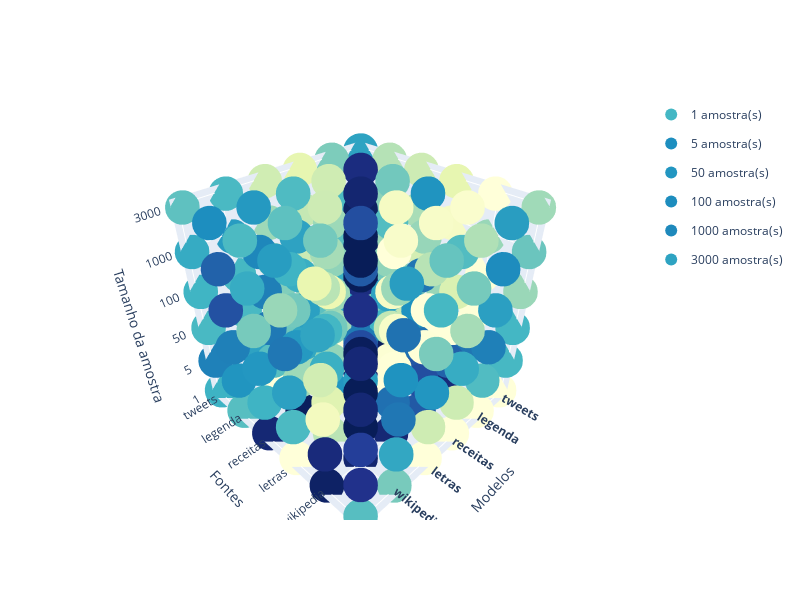

Here is the notebook cell this chart was saved with:
### Code cell
# célula que cria o plot 3d de convergência
fig = go.Figure()
for i in range(6):
    df_sec = df[df['sample_size'] == i]

    fig.add_trace(go.Scatter3d(x = df_sec['x'], y = df_sec['y'], z = df_sec['sample_size'],
    mode='markers',
    showlegend=True,
    name=f'{sample_sizes[i]} amostra(s)',
    legendgroup=f'group {i}',
    hovertext=df_sec['score'],
    marker=dict(
        size=12,
        color=df_sec['score'],
        colorscale='YlGnBu',              
        cmax=0.6,
    )
    ))

fig.update_layout(
    scene = dict(
            xaxis = dict(
                tickmode = 'array',
                tickvals = [0, 1, 2, 3, 4, 5],
                ticktext = [f"<b>{model}</b>" for model in model_names],
                title = "Modelos",
            ),
            yaxis = dict(
                tickmode = 'array',
                tickvals = [0, 1, 2, 3, 4, 5],
                ticktext = model_names,
                title = "Fontes"
            ),
            zaxis = dict(
                tickmode = 'array',
                tickvals = [0, 1, 2, 3, 4, 5],
                ticktext = sample_sizes,
                title = "Tamanho da amostra"
            ),
        ),
    height=600,
    width=800,
)

### Figure 1 — Plotly figure (JSON) as saved in the notebook; plotly's stock layout.template omitted (floating-point values rounded to 4 significant figures)
{"data": [{"hovertext": [0.3137, 0.2327, 0, 0, 0.4604, 0.3242, 0, 0.4412, 0, 0.2006, 0, 0.29, 0.5661, 0.6243, 0.5967, 0.386, 0.6292, 0.5988, 0.2191, 0.4904, 0, 0.6354, 0.173, 0, 0.4642, 0.5911, 0.4869, 0.5978, 0.6054, 0.618, 0, 0, 0, 0, 0.2477, 0.29], "legendgroup": "group 0", "marker": {"cmax": 0.6, "color": [0.3137, 0.2327, 0, 0, 0.4604, 0.3242, 0, 0.4412, 0, 0.2006, 0, 0.29, 0.5661, 0.6243, 0.5967, 0.386, 0.6292, 0.5988, 0.2191, 0.4904, 0, 0.6354, 0.173, 0, 0.4642, 0.5911, 0.4869, 0.5978, 0.6054, 0.618, 0, 0, 0, 0, 0.2477, 0.29], "colorscale": [[0, "rgb(255,255,217)"], [0.125, "rgb(237,248,177)"], [0.25, "rgb(199,233,180)"], [0.375, "rgb(127,205,187)"], [0.5, "rgb(65,182,196)"], [0.625, "rgb(29,145,192)"], [0.75, "rgb(34,94,168)"], [0.875, "rgb(37,52,148)"], [1, "rgb(8,29,88)"]], "size": 12}, "mode": "markers", "name": "1 amostra(s)", "showlegend": true, "type": "scatter3d", "x": [0, 1, 2, 3, 4, 5, 0, 1, 2, 3, 4, 5, 0, 1, 2, 3, 4, 5, 0, 1, 2, 3, 4, 5, 0, 1, 2, 3, 4, 5, 0, 1, 2, 3, 4, 5], "y": [0, 0, 0, 0, 0, 0, 1, 1, 1, 1, 1, 1, 2, 2, 2, 2, 2, 2, 3, 3, 3, 3, 3, 3, 4, 4, 4, 4, 4, 4, 5, 5, 5, 5, 5, 5], "z": [0, 0, 0, 0, 0, 0, 0, 0, 0, 0, 0, 0, 0, 0, 0, 0, 0, 0, 0, 0, 0, 0, 0, 0, 0, 0, 0, 0, 0, 0, 0, 0, 0, 0, 0, 0]}, {"hovertext": [0.4418, 0.4014, 0.336, 0.3162, 0.4053, 0.4594, 0.297, 0.5531, 0.2624, 0.3947, 0.3408, 0.4306, 0.2311, 0.3699, 0.4686, 0.2782, 0.2673, 0.3714, 0.0876, 0.4808, 0.0974, 0.4152, 0.1825, 0.355, 0.4753, 0.5026, 0.5344, 0.4825, 0.648, 0.6072, 0.3611, 0.3492, 0.2158, 0.2151, 0.3956, 0.588], "legendgroup": "group 1", "marker": {"cmax": 0.6, "color": [0.4418, 0.4014, 0.336, 0.3162, 0.4053, 0.4594, 0.297, 0.5531, 0.2624, 0.3947, 0.3408, 0.4306, 0.2311, 0.3699, 0.4686, 0.2782, 0.2673, 0.3714, 0.0876, 0.4808, 0.0974, 0.4152, 0.1825, 0.355, 0.4753, 0.5026, 0.5344, 0.4825, 0.648, 0.6072, 0.3611, 0.3492, 0.2158, 0.2151, 0.3956, 0.588], "colorscale": [[0, "rgb(255,255,217)"], [0.125, "rgb(237,248,177)"], [0.25, "rgb(199,233,180)"], [0.375, "rgb(127,205,187)"], [0.5, "rgb(65,182,196)"], [0.625, "rgb(29,145,192)"], [0.75, "rgb(34,94,168)"], [0.875, "rgb(37,52,148)"], [1, "rgb(8,29,88)"]], "size": 12}, "mode": "markers", "name": "5 amostra(s)", "showlegend": true, "type": "scatter3d", "x": [0, 1, 2, 3, 4, 5, 0, 1, 2, 3, 4, 5, 0, 1, 2, 3, 4, 5, 0, 1, 2, 3, 4, 5, 0, 1, 2, 3, 4, 5, 0, 1, 2, 3, 4, 5], "y": [0, 0, 0, 0, 0, 0, 1, 1, 1, 1, 1, 1, 2, 2, 2, 2, 2, 2, 3, 3, 3, 3, 3, 3, 4, 4, 4, 4, 4, 4, 5, 5, 5, 5, 5, 5], "z": [1, 1, 1, 1, 1, 1, 1, 1, 1, 1, 1, 1, 1, 1, 1, 1, 1, 1, 1, 1, 1, 1, 1, 1, 1, 1, 1, 1, 1, 1, 1, 1, 1, 1, 1, 1]}, {"hovertext": [0.3996, 0.3564, 0.2432, 0.2789, 0.3362, 0.3364, 0.2949, 0.5581, 0.2554, 0.3831, 0.4387, 0.4301, 0.275, 0.3802, 0.4983, 0.2916, 0.3949, 0.398, 0.2571, 0.4068, 0.2216, 0.5003, 0.3556, 0.3827, 0.0908, 0.088, 0.0907, 0.0913, 0.6014, 0.1296, 0.3414, 0.4305, 0.362, 0.4001, 0.4415, 0.522], "legendgroup": "group 2", "marker": {"cmax": 0.6, "color": [0.3996, 0.3564, 0.2432, 0.2789, 0.3362, 0.3364, 0.2949, 0.5581, 0.2554, 0.3831, 0.4387, 0.4301, 0.275, 0.3802, 0.4983, 0.2916, 0.3949, 0.398, 0.2571, 0.4068, 0.2216, 0.5003, 0.3556, 0.3827, 0.0908, 0.088, 0.0907, 0.0913, 0.6014, 0.1296, 0.3414, 0.4305, 0.362, 0.4001, 0.4415, 0.522], "colorscale": [[0, "rgb(255,255,217)"], [0.125, "rgb(237,248,177)"], [0.25, "rgb(199,233,180)"], [0.375, "rgb(127,205,187)"], [0.5, "rgb(65,182,196)"], [0.625, "rgb(29,145,192)"], [0.75, "rgb(34,94,168)"], [0.875, "rgb(37,52,148)"], [1, "rgb(8,29,88)"]], "size": 12}, "mode": "markers", "name": "50 amostra(s)", "showlegend": true, "type": "scatter3d", "x": [0, 1, 2, 3, 4, 5, 0, 1, 2, 3, 4, 5, 0, 1, 2, 3, 4, 5, 0, 1, 2, 3, 4, 5, 0, 1, 2, 3, 4, 5, 0, 1, 2, 3, 4, 5], "y": [0, 0, 0, 0, 0, 0, 1, 1, 1, 1, 1, 1, 2, 2, 2, 2, 2, 2, 3, 3, 3, 3, 3, 3, 4, 4, 4, 4, 4, 4, 5, 5, 5, 5, 5, 5], "z": [2, 2, 2, 2, 2, 2, 2, 2, 2, 2, 2, 2, 2, 2, 2, 2, 2, 2, 2, 2, 2, 2, 2, 2, 2, 2, 2, 2, 2, 2, 2, 2, 2, 2, 2, 2]}, {"hovertext": [0.399, 0.3328, 0.2612, 0.2758, 0.3482, 0.3529, 0.2911, 0.525, 0.2988, 0.3614, 0.4115, 0.4531, 0.2497, 0.2979, 0.5269, 0.2187, 0.317, 0.3139, 0.2765, 0.4188, 0.1992, 0.4619, 0.3501, 0.4177, 0.1789, 0.2423, 0.1771, 0.1961, 0.5241, 0.2533, 0.2921, 0.3791, 0.2848, 0.3118, 0.3934, 0.5068], "legendgroup": "group 3", "marker": {"cmax": 0.6, "color": [0.399, 0.3328, 0.2612, 0.2758, 0.3482, 0.3529, 0.2911, 0.525, 0.2988, 0.3614, 0.4115, 0.4531, 0.2497, 0.2979, 0.5269, 0.2187, 0.317, 0.3139, 0.2765, 0.4188, 0.1992, 0.4619, 0.3501, 0.4177, 0.1789, 0.2423, 0.1771, 0.1961, 0.5241, 0.2533, 0.2921, 0.3791, 0.2848, 0.3118, 0.3934, 0.5068], "colorscale": [[0, "rgb(255,255,217)"], [0.125, "rgb(237,248,177)"], [0.25, "rgb(199,233,180)"], [0.375, "rgb(127,205,187)"], [0.5, "rgb(65,182,196)"], [0.625, "rgb(29,145,192)"], [0.75, "rgb(34,94,168)"], [0.875, "rgb(37,52,148)"], [1, "rgb(8,29,88)"]], "size": 12}, "mode": "markers", "name": "100 amostra(s)", "showlegend": true, "type": "scatter3d", "x": [0, 1, 2, 3, 4, 5, 0, 1, 2, 3, 4, 5, 0, 1, 2, 3, 4, 5, 0, 1, 2, 3, 4, 5, 0, 1, 2, 3, 4, 5, 0, 1, 2, 3, 4, 5], "y": [0, 0, 0, 0, 0, 0, 1, 1, 1, 1, 1, 1, 2, 2, 2, 2, 2, 2, 3, 3, 3, 3, 3, 3, 4, 4, 4, 4, 4, 4, 5, 5, 5, 5, 5, 5], "z": [3, 3, 3, 3, 3, 3, 3, 3, 3, 3, 3, 3, 3, 3, 3, 3, 3, 3, 3, 3, 3, 3, 3, 3, 3, 3, 3, 3, 3, 3, 3, 3, 3, 3, 3, 3]}, {"hovertext": [0.3973, 0.3336, 0.2479, 0.2738, 0.3759, 0.3561, 0.2862, 0.525, 0.2744, 0.3679, 0.3991, 0.4337, 0.2662, 0.3282, 0.5333, 0.2686, 0.3451, 0.355, 0.1748, 0.2781, 0.1508, 0.4413, 0.2557, 0.2768, 0.2769, 0.3286, 0.2562, 0.2758, 0.4955, 0.3636, 0.3099, 0.3948, 0.3008, 0.3385, 0.4188, 0.5096], "legendgroup": "group 4", "marker": {"cmax": 0.6, "color": [0.3973, 0.3336, 0.2479, 0.2738, 0.3759, 0.3561, 0.2862, 0.525, 0.2744, 0.3679, 0.3991, 0.4337, 0.2662, 0.3282, 0.5333, 0.2686, 0.3451, 0.355, 0.1748, 0.2781, 0.1508, 0.4413, 0.2557, 0.2768, 0.2769, 0.3286, 0.2562, 0.2758, 0.4955, 0.3636, 0.3099, 0.3948, 0.3008, 0.3385, 0.4188, 0.5096], "colorscale": [[0, "rgb(255,255,217)"], [0.125, "rgb(237,248,177)"], [0.25, "rgb(199,233,180)"], [0.375, "rgb(127,205,187)"], [0.5, "rgb(65,182,196)"], [0.625, "rgb(29,145,192)"], [0.75, "rgb(34,94,168)"], [0.875, "rgb(37,52,148)"], [1, "rgb(8,29,88)"]], "size": 12}, "mode": "markers", "name": "1000 amostra(s)", "showlegend": true, "type": "scatter3d", "x": [0, 1, 2, 3, 4, 5, 0, 1, 2, 3, 4, 5, 0, 1, 2, 3, 4, 5, 0, 1, 2, 3, 4, 5, 0, 1, 2, 3, 4, 5, 0, 1, 2, 3, 4, 5], "y": [0, 0, 0, 0, 0, 0, 1, 1, 1, 1, 1, 1, 2, 2, 2, 2, 2, 2, 3, 3, 3, 3, 3, 3, 4, 4, 4, 4, 4, 4, 5, 5, 5, 5, 5, 5], "z": [4, 4, 4, 4, 4, 4, 4, 4, 4, 4, 4, 4, 4, 4, 4, 4, 4, 4, 4, 4, 4, 4, 4, 4, 4, 4, 4, 4, 4, 4, 4, 4, 4, 4, 4, 4]}, {"hovertext": [0.3903, 0.3226, 0.2377, 0.2655, 0.3603, 0.3451, 0.2877, 0.5187, 0.2666, 0.3564, 0.4019, 0.4148, 0.2687, 0.3312, 0.5297, 0.2695, 0.3457, 0.3589, 0.2378, 0.4079, 0.2106, 0.4745, 0.3291, 0.3976, 0.1856, 0.1988, 0.205, 0.2021, 0.5478, 0.2341, 0.3007, 0.3969, 0.2903, 0.3398, 0.3974, 0.5128], "legendgroup": "group 5", "marker": {"cmax": 0.6, "color": [0.3903, 0.3226, 0.2377, 0.2655, 0.3603, 0.3451, 0.2877, 0.5187, 0.2666, 0.3564, 0.4019, 0.4148, 0.2687, 0.3312, 0.5297, 0.2695, 0.3457, 0.3589, 0.2378, 0.4079, 0.2106, 0.4745, 0.3291, 0.3976, 0.1856, 0.1988, 0.205, 0.2021, 0.5478, 0.2341, 0.3007, 0.3969, 0.2903, 0.3398, 0.3974, 0.5128], "colorscale": [[0, "rgb(255,255,217)"], [0.125, "rgb(237,248,177)"], [0.25, "rgb(199,233,180)"], [0.375, "rgb(127,205,187)"], [0.5, "rgb(65,182,196)"], [0.625, "rgb(29,145,192)"], [0.75, "rgb(34,94,168)"], [0.875, "rgb(37,52,148)"], [1, "rgb(8,29,88)"]], "size": 12}, "mode": "markers", "name": "3000 amostra(s)", "showlegend": true, "type": "scatter3d", "x": [0, 1, 2, 3, 4, 5, 0, 1, 2, 3, 4, 5, 0, 1, 2, 3, 4, 5, 0, 1, 2, 3, 4, 5, 0, 1, 2, 3, 4, 5, 0, 1, 2, 3, 4, 5], "y": [0, 0, 0, 0, 0, 0, 1, 1, 1, 1, 1, 1, 2, 2, 2, 2, 2, 2, 3, 3, 3, 3, 3, 3, 4, 4, 4, 4, 4, 4, 5, 5, 5, 5, 5, 5], "z": [5, 5, 5, 5, 5, 5, 5, 5, 5, 5, 5, 5, 5, 5, 5, 5, 5, 5, 5, 5, 5, 5, 5, 5, 5, 5, 5, 5, 5, 5, 5, 5, 5, 5, 5, 5]}], "layout": {"height": 600, "scene": {"xaxis": {"tickmode": "array", "ticktext": ["<b>tweets</b>", "<b>legenda</b>", "<b>receitas</b>", "<b>letras</b>", "<b>wikipedia</b>", "<b>livro</b>"], "tickvals": [0, 1, 2, 3, 4, 5], "title": {"text": "Modelos"}}, "yaxis": {"tickmode": "array", "ticktext": ["tweets", "legenda", "receitas", "letras", "wikipedia", "livro"], "tickvals": [0, 1, 2, 3, 4, 5], "title": {"text": "Fontes"}}, "zaxis": {"tickmode": "array", "ticktext": [1, 5, 50, 100, 1000, 3000], "tickvals": [0, 1, 2, 3, 4, 5], "title": {"text": "Tamanho da amostra"}}}, "width": 800}}
